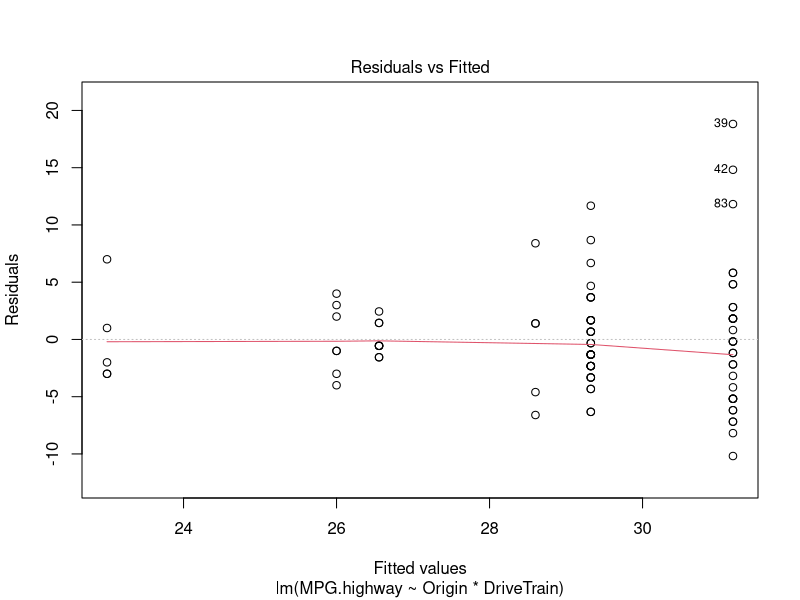
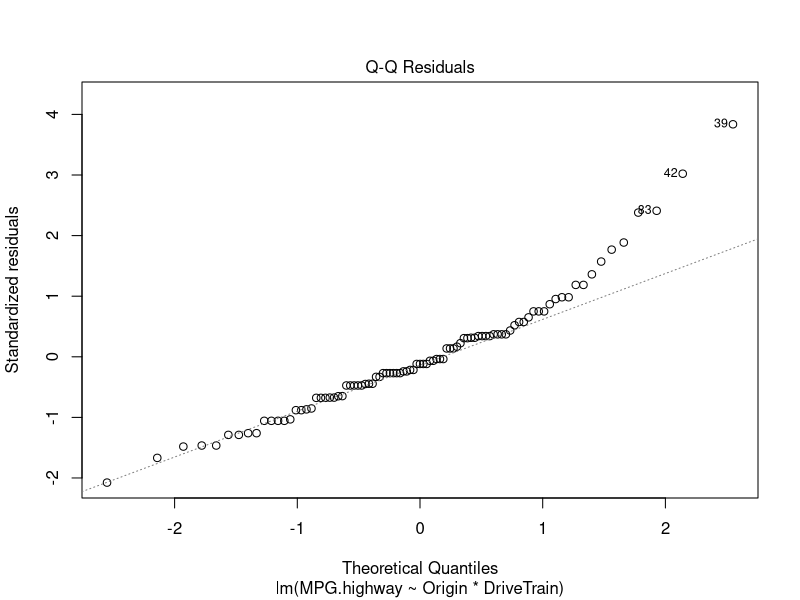
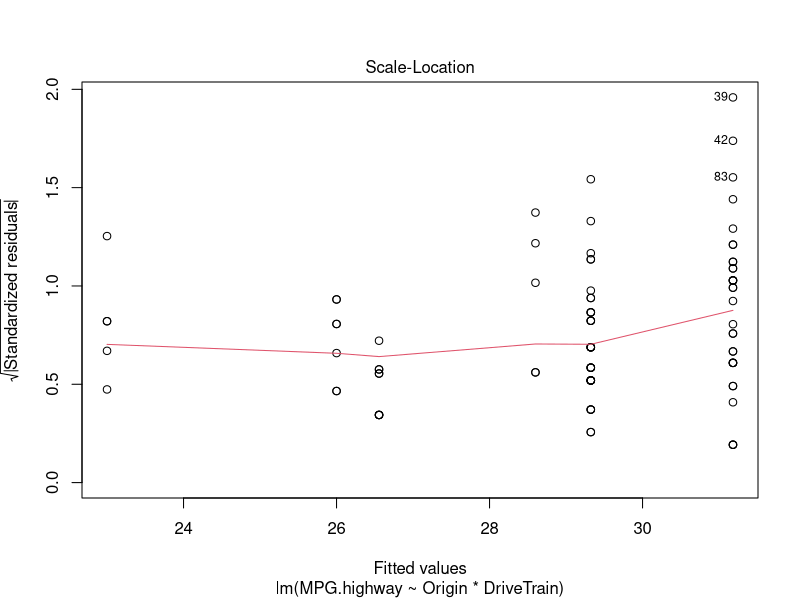
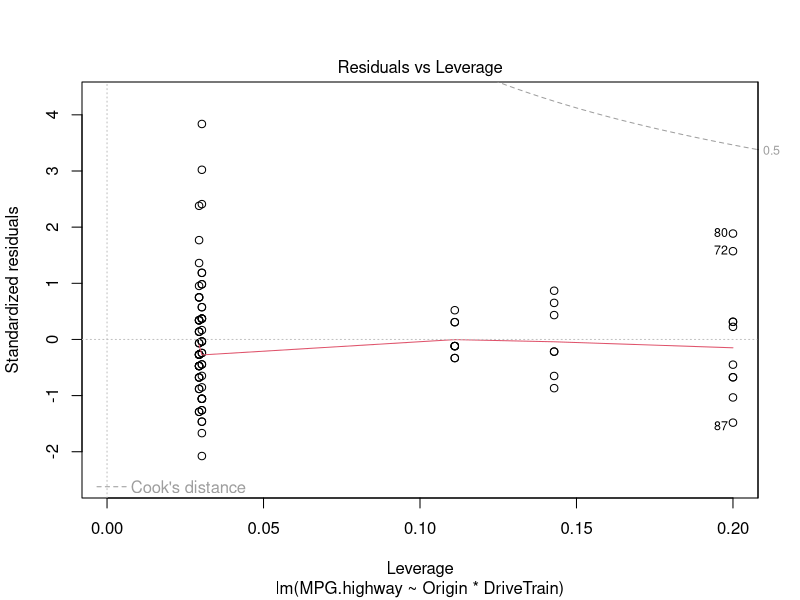
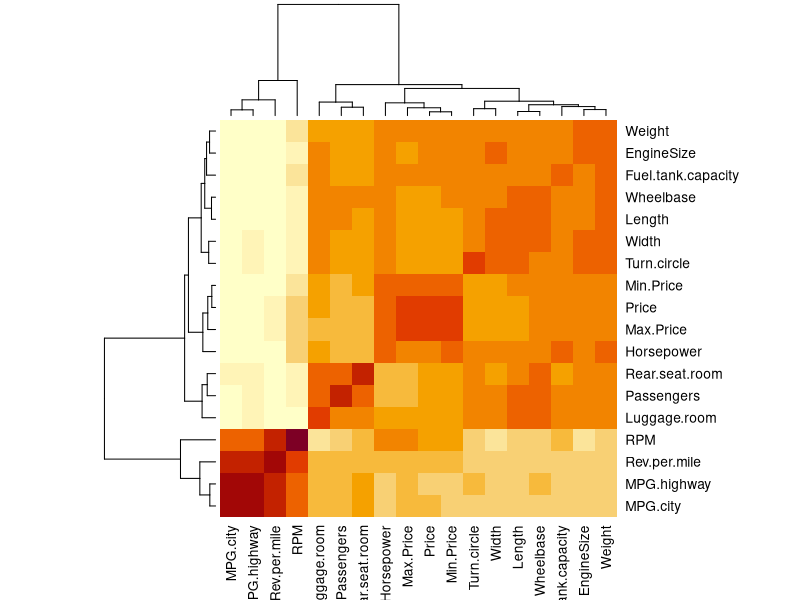

These charts were generated, in order, by the following R code:
## ---- chunk 1
knitr::opts_chunk$set(echo = TRUE)

# Load required packages
library(MASS)    # For the Cars93 dataset
library(ggplot2) # For optional ggplot visualization
## ---- chunk 2
# Linear model
hmodel1 <- lm(MPG.highway ~ Origin * DriveTrain, data = Cars93)
plot(hmodel1)
summary(hmodel1)

# ANOVA model
hmodel2 <- aov(MPG.highway ~ Origin * DriveTrain, data = Cars93)
summary(hmodel2)
## ---- chunk 3
# Heatmap visualization and correlation matrix
cor_data <- cor(Cars93[ , sapply(Cars93, is.numeric)], use = "complete.obs")
heatmap(cor_data)

# Linear model using variables that are highly correlated with 'Price'
lm_model <- lm(Price ~ Horsepower + Fuel.tank.capacity + Weight, data = Cars93)
summary(lm_model)
